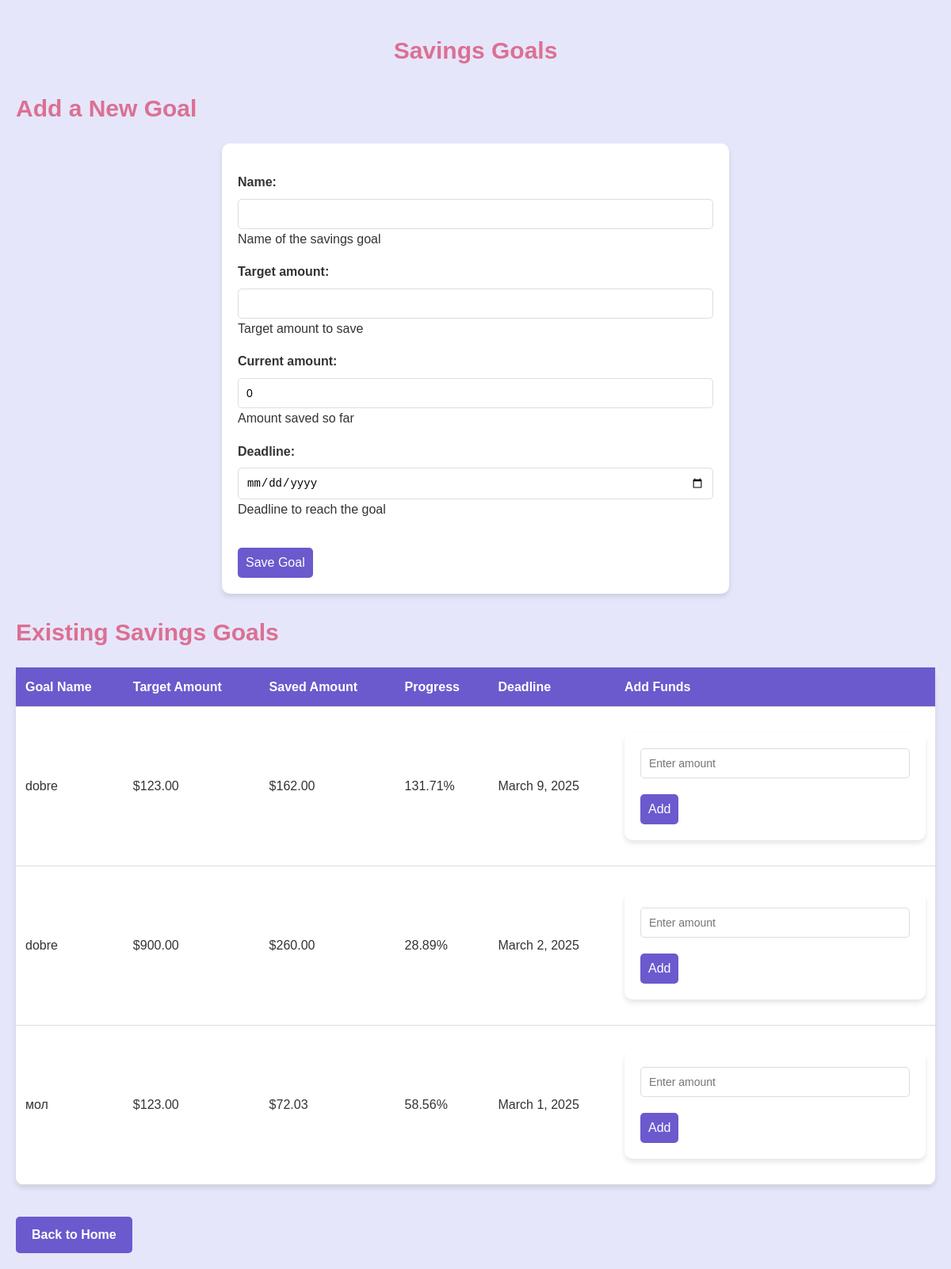
The page /savings/ (signed in) on the database its author committed.
### tracker/models.py (models this page shows, shortened)
class SavingGoal(models.Model):
    user = models.ForeignKey(User, on_delete=models.CASCADE)
    name = models.CharField(max_length=255, help_text="Name of the savings goal")
    target_amount = models.DecimalField(max_digits=10, decimal_places=2, help_text="Target amount to save")
    current_amount = models.DecimalField(max_digits=10, decimal_places=2, default=0, help_text="Amount saved so far")
    deadline = models.DateField(help_text="Deadline to reach the goal")
    created_at = models.DateTimeField(auto_now_add=True)
    def progress_percentage(self):
        if self.target_amount > 0:
            return round((self.current_amount / self.target_amount) * 100, 2)
        return 0

### tracker/views.py (the view)
# urls.py: path('savings/', views.savings, name='savings'),
@login_required(login_url='/login')
def savings(request):
    goals = SavingGoal.objects.filter(user=request.user).order_by('-created_at')
    if request.method == 'POST':
        form = SavingGoalForm(request.POST)
        if form.is_valid():
            goal = form.save(commit=False)
            goal.user = request.user
            goal.save()
            return redirect('savings')
    else:
        form = SavingGoalForm()
    return render(request, 'savings/savings.html', {'form': form, 'goals': goals})

### tracker/forms.py
class SavingGoalForm(forms.ModelForm):
    class Meta:
        model = SavingGoal
        fields = ['name', 'target_amount', 'current_amount', 'deadline']
        widgets = {
            'deadline': forms.DateInput(attrs={'type': 'date'}),
        }

### tracker/templates/savings/savings.html (shortened to what this page needs)
{% extends 'base.html' %}
{% block content %}
<h1>Savings Goals</h1>
<h2>Add a New Goal</h2>
<form method="post">
    {{ form.as_p }}
    <button class="btn" type="submit">Save Goal</button>
</form>
<h2>Existing Savings Goals</h2>
<table>
    <thead>
        <tr>
            <th>Goal Name</th>
            <th>Target Amount</th>
            <th>Saved Amount</th>
            <th>Progress</th>
            <th>Deadline</th>
            <th>Add Funds</th>
        </tr>
    </thead>
    <tbody id="savings-list">
        {% for goal in goals %}
        <tr>
            <td>{{ goal.name }}</td>
            <td>${{ goal.target_amount }}</td>
            <td id="saved-amount-{{ goal.id }}">${{ goal.current_amount }}</td>
            <td id="progress-{{ goal.id }}">{{ goal.progress_percentage }}%</td>
            <td>{{ goal.deadline }}</td>
            <td>
                <form class="add-funds-form" method="post" action="{% url 'add_to_savings' goal.id %}" data-goal-id="{{ goal.id }}">
                    <input type="number" name="amount" step="0.01" placeholder="Enter amount" required>
                    <button class="btn" type="submit">Add</button>
                </form>
            </td>
        </tr>
        {% empty %}
        <tr><td colspan="6">No savings goals found.</td></tr>
        {% endfor %}
    </tbody>
</table>
<a href="{% url 'index' %}" class="home-link">Back to Home</a>
{% endblock %}

### tracker/static/generic_styles.css (style rules this page uses)
body { background-color: #e6e6fa; font-family: 'Arial', sans-serif; color: #333; line-height: 1.6; margin: 0; padding: 20px; }
.btn { background-color: #6a5acd; color: white; padding: 10px; border: none; border-radius: 5px; cursor: pointer; transition: background-color 0.3s; text-align: center; margin-top: 20px; font-size: 16px; }
h1 { color: #db7093; text-align: center; margin-bottom: 20px; font-size: 30px; }
h2 { color: #db7093; margin-bottom: 20px; font-size: 30px; }
a { display: inline-block; margin-top: 15px; color: #6a5acd; text-decoration: none; font-weight: bold; text-align: center; }
table button { background-color: #d24747; color: white; border: none; padding: 5px 10px; border-radius: 5px; cursor: pointer; transition: background-color 0.3s; }
table { width: 100%; border-collapse: collapse; margin: 20px 0; background-color: #ffffff; border-radius: 10px; box-shadow: 0 4px 6px rgba(0, 0, 0, 0.1); }
table th, table td { padding: 12px; text-align: left; border-bottom: 1px solid #ddd; }
table th { background-color: #6a5acd; color: white; font-weight: bold; }
.home-link { display: inline-block; margin-top: 20px; padding: 10px 20px; background-color: #6a5acd; color: white; text-decoration: none; border-radius: 5px; transition: background-color 0.3s; }
form { background-color: #ffffff; padding: 20px; border-radius: 10px; box-shadow: 0 4px 6px rgba(0, 0, 0, 0.1); max-width: 600px; margin: 20px auto; }
form p { margin-bottom: 15px; }
form label { display: block; margin-bottom: 8px; color: #333; font-weight: bold; }
form input[type="text"], form input[type="date"], form input[type="number"], form select, form textarea { width: 100%; padding: 10px; border: 1px solid #ddd; border-radius: 5px; font-size: 14px; box-sizing: border-box; }

### rows shown on the page
SavingGoal: name "dobre", target_amount "123.00", current_amount "162.00", progress_percentage "131.71", deadline "March 9, 2025"
SavingGoal: name "dobre", target_amount "900.00", current_amount "260.00", progress_percentage "28.89", deadline "March 2, 2025"
SavingGoal: name "мол", target_amount "123.00", current_amount "72.03", progress_percentage "58.56", deadline "March 1, 2025"
